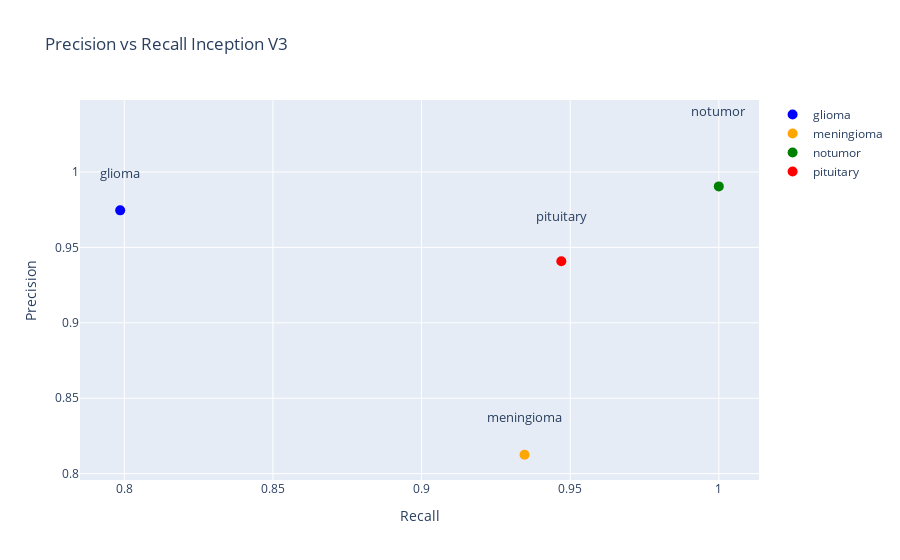

Write notebook code for a chart like this one.
### Code cell
import plotly.graph_objects as go
import pandas as pd

# Assuming your DataFrame is named report_df_iv3
# Extract precision, recall, and tumor types
precision = report_df_iv3['precision'][:-3].astype(float)
recall = report_df_iv3['recall'][:-3].astype(float)
tumor_types = ['glioma', 'meningioma', 'notumor', 'pituitary']

# Create a DataFrame
data = {'Precision': precision, 'Recall': recall, 'Tumor Type': tumor_types}
df = pd.DataFrame(data)

# Create scatter plot with hoverable labels
fig = go.Figure()
colors = ['blue', 'orange', 'green', 'red']
for i in range(len(tumor_types)):
    fig.add_trace(go.Scatter(
        x=[recall[i]],  # Swap x and y axes
        y=[precision[i]],  # Swap x and y axes
        mode='markers',
        name=tumor_types[i],
        text=[f'{tumor_types[i]}<br>Precision: {precision[i]:.4f}<br>Recall: {recall[i]:.4f}'],
        hoverinfo='text+x+y',
        marker=dict(size=10),
        line=dict(color=colors[i], width=1)
    ))

# Add annotations above each point with dynamic y-offset
y_offsets = [0.025, 0.025, 0.05, 0.03]  # Adjust these values based on your preference
for i in range(len(tumor_types)):
    fig.add_annotation(
        x=recall[i],
        y=precision[i] + y_offsets[i],  # Dynamic y-offset
        text=tumor_types[i],
        showarrow=False,
        font=dict(size=13),
    )

# Update layout
fig.update_layout(
    title='Precision vs Recall Inception V3',
    xaxis=dict(title='Recall'),  # Update x-axis title
    yaxis=dict(title='Precision'),  # Update y-axis title
)

# Show the plot
fig.show()

### Figure 1 — Plotly figure (JSON) as saved in the notebook; plotly's stock layout.template omitted (floating-point values rounded to 4 significant figures)
{"data": [{"hoverinfo": "text+x+y", "line": {"color": "blue", "width": 1}, "marker": {"size": 10}, "mode": "markers", "name": "glioma", "text": ["glioma<br>Precision: 0.9746<br>Recall: 0.7986"], "type": "scatter", "x": [0.7986], "y": [0.9746]}, {"hoverinfo": "text+x+y", "line": {"color": "orange", "width": 1}, "marker": {"size": 10}, "mode": "markers", "name": "meningioma", "text": ["meningioma<br>Precision: 0.8125<br>Recall: 0.9346"], "type": "scatter", "x": [0.9346], "y": [0.8125]}, {"hoverinfo": "text+x+y", "line": {"color": "green", "width": 1}, "marker": {"size": 10}, "mode": "markers", "name": "notumor", "text": ["notumor<br>Precision: 0.9905<br>Recall: 1.0000"], "type": "scatter", "x": [1], "y": [0.9905]}, {"hoverinfo": "text+x+y", "line": {"color": "red", "width": 1}, "marker": {"size": 10}, "mode": "markers", "name": "pituitary", "text": ["pituitary<br>Precision: 0.9408<br>Recall: 0.9470"], "type": "scatter", "x": [0.947], "y": [0.9408]}], "layout": {"annotations": [{"font": {"size": 13}, "showarrow": false, "text": "glioma", "x": 0.7986, "y": 0.9996}, {"font": {"size": 13}, "showarrow": false, "text": "meningioma", "x": 0.9346, "y": 0.8375}, {"font": {"size": 13}, "showarrow": false, "text": "notumor", "x": 1, "y": 1.04}, {"font": {"size": 13}, "showarrow": false, "text": "pituitary", "x": 0.947, "y": 0.9708}], "title": {"text": "Precision vs Recall Inception V3"}, "xaxis": {"title": {"text": "Recall"}}, "yaxis": {"title": {"text": "Precision"}}}}
